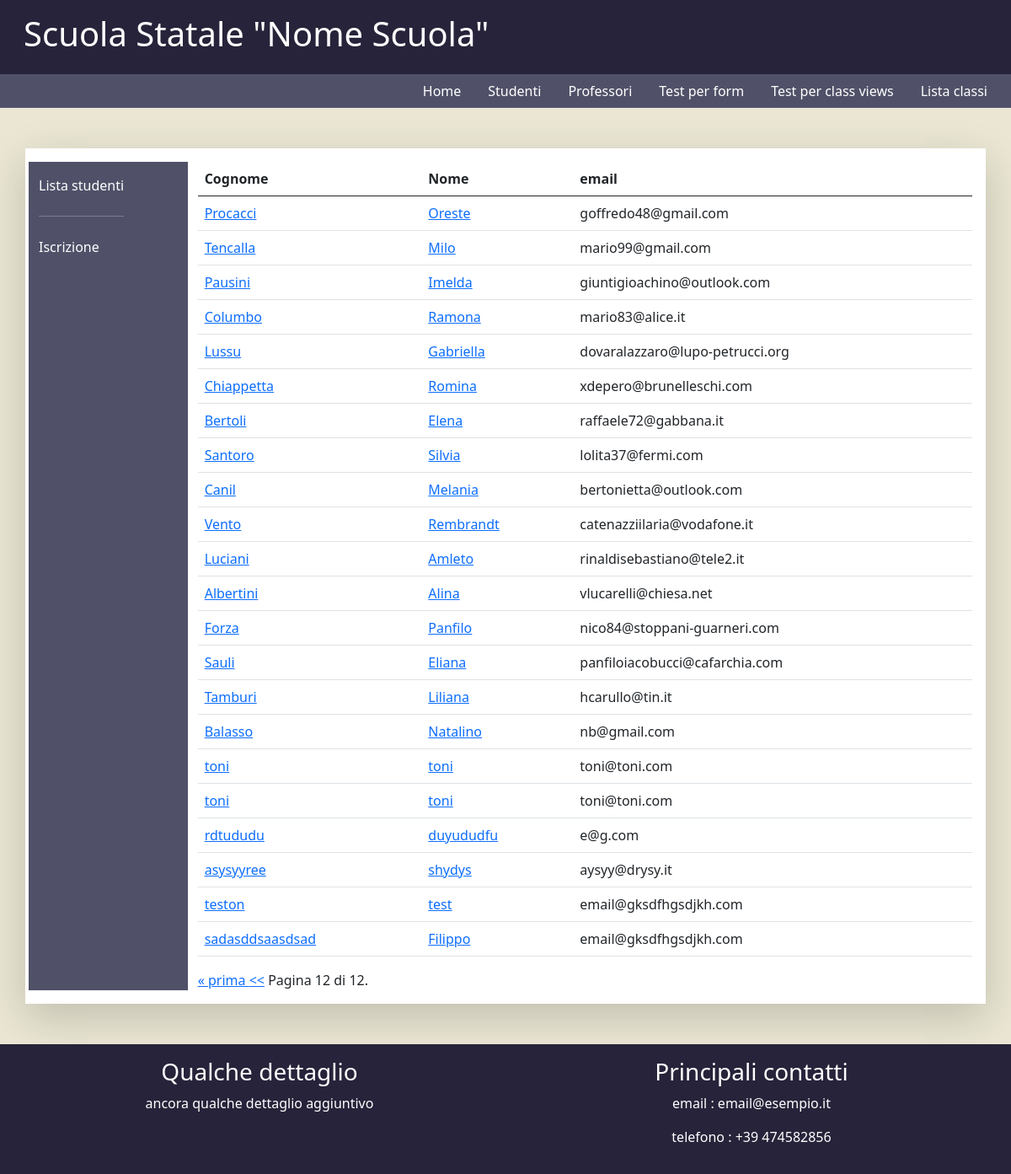
Page /info_studenti?page=128 on the earlier database version.
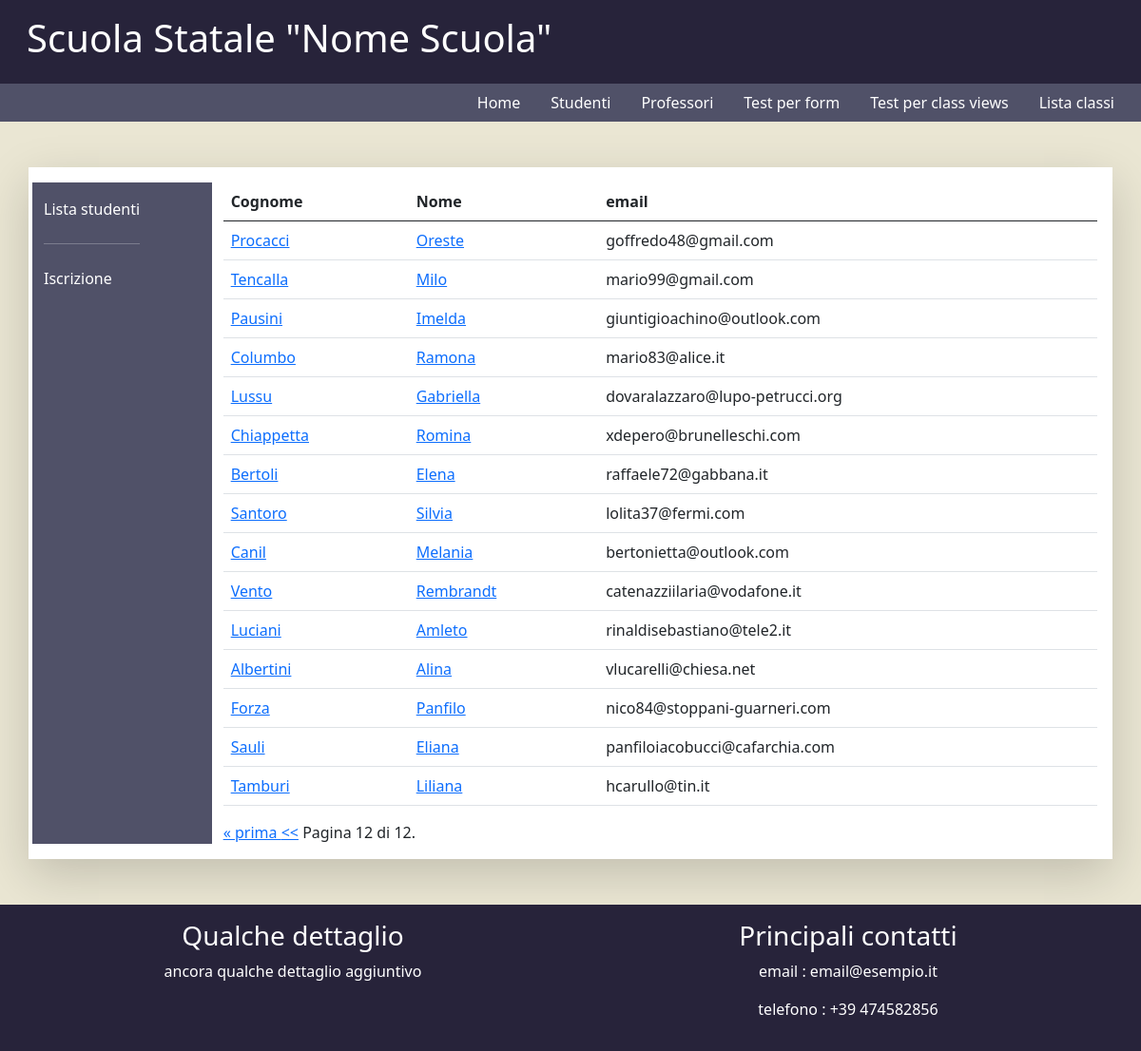
Same page on the later database version.
### registro_scolastico/models.py (models this page shows, shortened)
class Studente(models.Model):
    nome = models.CharField(max_length=100, verbose_name='nome', help_text='nome dello studente', blank=False, null=True)
    cognome = models.CharField(max_length=100, verbose_name='cognome', help_text='cognome dello studente', blank=False, null=True)
    email = models.EmailField(verbose_name='indirizzo email', help_text='contatto mail dello studente', blank=False, null=True)
    competenze = models.ManyToManyField('registro_scolastico.Materia', related_name='insegnato_a')
    classe = models.ForeignKey('registro_scolastico.Aula', related_name='alunni', on_delete=models.SET_NULL, blank=True, null=True)
    class Meta:
        verbose_name_plural = "Studenti"

### registro_scolastico/views.py (the view)
# urls.py: path('info_studenti', views.studenti, name='info_studenti'),                                    # Sezione studenti
def studenti(request):
    studs = Studente.objects.all()
    context = {'studs': studs}
    paginator = Paginator(studs, 25)
    page_number = request.GET.get('page')
    page_obj = paginator.get_page(page_number)
    context.update({'paginazione': page_obj})
    return render(request, 'studenti.html', context)

### templates/studenti.html (shortened to what this page needs)
{% extends 'pagina_studenti.html' %}
{% block mycontent %}
    <table class="table">
        <thead>
            <tr>
                <th>Cognome</th>
                <th>Nome</th>
                <th>email</th>
            </tr>
        </thead>
        <tbody>
            {% for stud in paginazione %}
                <tr>
                    <td><a href="{% url "dettaglio_studente" stud.pk %}"> {{ stud.cognome }} </a></td>
                    <td><a href="{% url "dettaglio_studente" stud.pk %}"> {{ stud.nome }} </a></td>
                    <td> {{ stud.email }} </td>
                </tr>
            {% endfor %}
        </tbody>
     </table>
    <div class="pagination">
    <span class="step-links">
        {% if paginazione.has_previous %}
            <a href="?page=1">&laquo; prima </a>
            <a href="?page={{ paginazione.previous_page_number }}"><<</a>
        {% endif %}
        <span class="current">
            Pagina {{ paginazione.number }} di {{ paginazione.paginator.num_pages }}.
        </span>
    </span>
</div>
{% endblock %}

### templates/pagina_studenti.html
{% extends "base.html" %}
{% load static %}
{% block mybody %}
    <div class="row">
        <div class="col-2 lateral">
            <nav class="navbar text-white">
                <ul class="navbar-nav ">
                    <li class="nav-item">
                        <a class="nav-link text-white" data-toggle="collapse" href="#studentiCollapse">Lista studenti</a>
                    </li>
                    <hr>
                    <li class="nav-item">
                        <a class="nav-link text-white" href="{% url "iscrizione_studente" %}">Iscrizione</a>
                    </li>
                </ul>
            </nav>
        </div>
        <div class="col-10">
        <div class="" id="studentiCollapse">
            {% block mycontent %}
                {% endblock %}
        </div>
        </div>
    </div>
{% endblock %}

### templates/base.html (shortened to what this page needs)
{% load static %}
<!DOCTYPE html>
<html lang="it" dir="ltr">
  <head>
    <link href="{% static 'css/bootstrap.min.css' %}" rel="stylesheet">
    <link href="{% static 'css/mystyle.css' %}" rel="stylesheet">
  </head>
  <body>
  {% include 'components/navbar.html' %}
  <div class="container p-3 bg-white mt-5 mb-5 shadow-lg h-100" id="main_content">
  {% block mybody %}
  {% endblock %}
  </div>
  {% include 'components/footer.html' %}
  </body>
</html>

### templates/components/navbar.html
<div class="container-fluid">
    <div class="row p-3 titolo">
        <div class="col-12">
            <h1>Scuola Statale "Nome Scuola"</h1>
        </div>
    </div>
    <div class="row navigazione">
        <div class="col-12">
            <ul class="nav justify-content-end ">
                <li class="nav-item">
                    <a class="nav-link el_nav text-white" href="{% url 'index' %}">Home</a>
                </li>
                <li class="nav-item">
                    <a class="nav-link el_nav text-white" href="{% url 'studenti' %}">Studenti</a>
                </li>
                <li class="nav-item">
                    <a class="nav-link el_nav text-white" href="{% url 'professori' %}">Professori</a>
                </li>
                <li class="nav-item">
                    <a class="nav-link el_nav text-white" href="{% url 'test_form' %}">Test per form</a>
                </li>
                <li class="nav-item">
                    <a class="nav-link el_nav text-white" href="{% url 'test-classi' %}">Test per class views</a>
                </li>
                <li class="nav-item">
                    <a class="nav-link el_nav text-white" href="{% url 'lista-classe' %}">Lista classi</a>
                </li>
            </ul>
        </div>
    </div>
</div>

### templates/components/footer.html
<div class="container-fluid ">
      <div class="row footerz p-3">
        <div class="col-6 text-center">
          <h3>Qualche dettaglio</h3>
          <p>ancora qualche dettaglio aggiuntivo</p>
        </div>
        <div class="col-6 text-center">
          <h3>Principali contatti</h3>
          <p>email : email@esempio.it</p>
          <p>telefono : +39 474582856</p>
        </div>
      </div>
    </div>

### registro_scolastico/static/css/mystyle.css (style rules this page uses)
.footerz { background-color: #27233A; color: white; }
.titolo { background-color: #27233A; color: white; }
.navigazione { background-color: #505168; }
.el_nav { color: #505168; }
.lateral { background-color: #505168; }
body { background-color: #eae6d3; }
#main_content { min-height: calc(100vh - 145px - 155px - 6rem)!important; }

Differences in the rows shown:
removed Studente: cognome "Balasso", nome "Natalino", email "nb@gmail.com"
removed Studente: cognome "toni", nome "toni", email "toni@toni.com"
removed Studente: cognome "toni", nome "toni", email "toni@toni.com"
removed Studente: cognome "rdtududu", nome "duyududfu", email "e@g.com"
removed Studente: cognome "asysyyree", nome "shydys", email "aysyy@drysy.it"
removed Studente: cognome "teston", nome "test", email "email@gksdfhgsdjkh.com"
removed Studente: cognome "sadasddsaasdsad", nome "Filippo", email "email@gksdfhgsdjkh.com"
